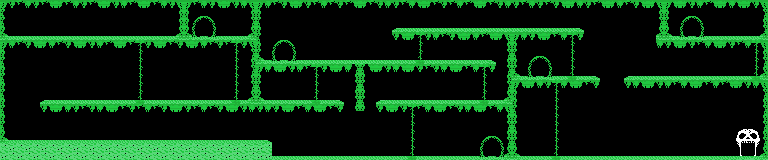

A 2D game scene composited from a Tiled map and its tileset images. What follows is a short description and the map's XML, with every tile layer's data as written:
An orthogonal 96x20 tile map with 8x8 px tiles, 1 tile layer (Capa de patrones 1).

<map version="1.5" tiledversion="1.5.0" orientation="orthogonal" renderorder="right-down" width="96" height="20" tilewidth="8" tileheight="8" infinite="0" nextlayerid="2" nextobjectid="1">
 <tileset firstgid="1" source="GreenBasic.tsx" />
 <layer id="1" name="Capa de patrones 1" width="96" height="20">
  <data encoding="csv">
12,54,53,49,54,53,47,48,53,49,54,53,47,48,54,49,53,47,48,53,49,54,13,12,53,49,54,47,48,54,49,13,12,49,53,54,47,48,54,53,49,53,54,53,47,48,53,54,49,54,53,49,47,48,53,54,53,49,53,47,48,53,54,49,54,53,49,54,53,54,47,48,49,54,53,47,48,49,53,54,47,48,13,12,47,48,54,49,53,47,48,49,47,48,54,13,
23,0,0,0,0,0,0,0,0,0,0,0,0,0,0,0,0,0,0,0,0,0,35,34,9,10,11,0,0,0,0,35,34,0,0,0,0,0,0,0,0,0,0,0,0,0,0,0,0,0,0,0,0,0,0,0,0,0,0,0,0,0,0,0,0,0,0,0,0,0,0,0,0,0,0,0,0,0,0,0,0,0,35,34,0,9,10,11,0,0,0,0,0,0,0,24,
23,0,0,0,0,0,0,0,0,0,0,0,0,0,0,0,0,0,0,0,0,0,35,34,20,21,22,0,0,0,0,24,23,0,0,0,0,0,0,0,0,0,0,0,0,0,0,0,0,0,0,0,0,0,0,0,0,0,0,0,0,0,0,0,0,0,0,0,0,0,0,0,0,0,0,0,0,0,0,0,0,0,24,23,0,20,21,22,0,0,0,0,0,0,0,35,
34,0,0,0,0,0,0,0,0,0,0,0,0,0,0,0,0,0,0,0,0,0,35,34,31,32,33,0,0,0,0,35,34,0,0,0,0,0,0,0,0,0,0,0,0,0,0,0,0,1,2,2,2,2,2,2,2,2,2,2,2,2,2,2,2,2,2,2,2,2,2,2,3,0,0,0,0,0,0,0,0,0,35,34,0,31,32,33,0,0,0,0,0,0,0,24,
45,2,2,2,2,2,2,2,2,2,2,2,2,2,2,2,2,2,2,2,2,2,46,45,42,43,44,2,2,2,2,46,23,0,9,10,11,0,0,0,0,0,0,0,0,0,0,0,0,54,47,48,14,54,49,53,54,47,48,49,53,47,48,13,12,49,54,47,48,53,49,14,54,0,0,0,0,0,0,0,0,0,46,45,2,42,43,44,2,2,2,2,2,2,2,46,
12,49,53,54,47,48,49,53,54,47,48,54,49,53,47,48,53,14,54,47,48,53,54,47,48,49,53,54,53,14,54,4,34,0,20,21,22,0,0,0,0,0,0,0,0,0,0,0,0,0,0,0,25,0,0,0,0,0,0,0,0,0,0,35,34,0,0,0,0,0,0,25,0,0,0,0,0,0,0,0,0,0,49,54,47,48,54,53,49,47,48,54,53,49,14,13,
34,0,0,0,0,0,0,0,0,0,0,0,0,0,0,0,0,25,0,0,0,0,0,0,0,0,0,0,0,25,0,24,23,0,31,32,33,0,0,0,0,0,0,0,0,0,0,0,0,0,0,0,25,0,0,0,0,0,0,0,0,0,0,24,23,0,9,10,11,0,0,25,0,0,0,0,0,0,0,0,0,0,0,0,0,0,0,0,0,0,0,0,0,0,25,35,
23,0,0,0,0,0,0,0,0,0,0,0,0,0,0,0,0,25,0,0,0,0,0,0,0,0,0,0,0,25,0,35,45,2,42,43,44,2,2,2,2,2,2,2,2,2,2,2,2,2,2,2,36,2,2,2,2,2,2,2,2,3,0,35,34,0,20,21,22,0,0,25,0,0,0,0,0,0,0,0,0,0,0,0,0,0,0,0,0,0,0,0,0,0,25,24,
34,0,0,0,0,0,0,0,0,0,0,0,0,0,0,0,0,25,0,0,0,0,0,0,0,0,0,0,0,25,0,24,12,49,47,48,54,49,53,14,54,47,48,49,26,27,47,48,54,49,47,48,54,53,54,49,47,48,53,49,14,54,0,24,23,0,31,32,33,0,0,25,0,0,0,0,0,0,0,0,0,0,0,0,0,0,0,0,0,0,0,0,0,0,25,35,
23,0,0,0,0,0,0,0,0,0,0,0,0,0,0,0,0,25,0,0,0,0,0,0,0,0,0,0,0,25,0,35,34,0,0,0,0,0,0,25,0,0,0,0,15,16,0,0,0,0,0,0,0,0,0,0,0,0,0,0,25,0,0,35,45,2,42,43,44,2,2,36,2,2,3,0,0,0,1,2,2,2,2,2,2,2,2,2,2,2,2,2,2,2,36,46,
34,0,0,0,0,0,0,0,0,0,0,0,0,0,0,0,0,25,0,0,0,0,0,0,0,0,0,0,0,25,0,24,23,0,0,0,0,0,0,25,0,0,0,0,26,27,0,0,0,0,0,0,0,0,0,0,0,0,0,0,25,0,0,24,12,47,48,49,54,14,49,47,48,53,54,0,0,0,54,49,47,48,54,49,53,49,47,48,53,49,53,47,48,54,49,13,
23,0,0,0,0,0,0,0,0,0,0,0,0,0,0,0,0,25,0,0,0,0,0,0,0,0,0,0,0,25,0,35,34,0,0,0,0,0,0,25,0,0,0,0,15,16,0,0,0,0,0,0,0,0,0,0,0,0,0,0,25,0,0,35,34,0,0,0,0,25,0,0,0,0,0,0,0,0,0,0,0,0,0,0,0,0,0,0,0,0,0,0,0,0,0,24,
34,0,0,0,0,1,2,2,2,2,2,2,2,2,2,2,2,36,2,2,2,2,2,2,2,2,2,2,2,36,2,46,45,2,2,2,2,2,2,36,2,2,3,0,26,27,0,1,2,2,2,2,2,2,2,2,2,2,2,2,36,2,2,46,34,0,0,0,0,25,0,0,0,0,0,0,0,0,0,0,0,0,0,0,0,0,0,0,0,0,0,0,0,0,0,35,
23,0,0,0,0,54,47,48,49,54,53,54,49,47,48,53,54,53,49,53,54,47,48,54,53,49,53,54,47,48,54,49,54,49,54,47,48,53,49,47,48,53,54,0,37,38,0,54,47,48,54,14,53,49,47,48,53,54,49,47,48,53,49,13,23,0,0,0,0,25,0,0,0,0,0,0,0,0,0,0,0,0,0,0,0,0,0,0,0,0,0,0,0,0,0,24,
34,0,0,0,0,0,0,0,0,0,0,0,0,0,0,0,0,0,0,0,0,0,0,0,0,0,0,0,0,0,0,0,0,0,0,0,0,0,0,0,0,0,0,0,0,0,0,0,0,0,0,25,0,0,0,0,0,0,0,0,0,0,0,35,34,0,0,0,0,25,0,0,0,0,0,0,0,0,0,0,0,0,0,0,0,0,0,0,0,0,0,0,0,0,0,35,
23,0,0,0,0,0,0,0,0,0,0,0,0,0,0,0,0,0,0,0,0,0,0,0,0,0,0,0,0,0,0,0,0,0,0,0,0,0,0,0,0,0,0,0,0,0,0,0,0,0,0,25,0,0,0,0,0,0,0,0,0,0,0,24,23,0,0,0,0,25,0,0,0,0,0,0,0,0,0,0,0,0,0,0,0,0,0,0,0,0,0,0,0,0,0,24,
34,0,0,0,0,0,0,0,0,0,0,0,0,0,0,0,0,0,0,0,0,0,0,0,0,0,0,0,0,0,0,0,0,0,0,0,0,0,0,0,0,0,0,0,0,0,0,0,0,0,0,25,0,0,0,0,0,0,0,0,9,10,11,35,34,0,0,0,0,25,0,0,0,0,0,0,0,0,0,0,0,0,0,0,0,0,0,0,0,0,0,0,6,7,8,35,
45,2,2,2,2,2,2,2,2,2,2,2,2,2,2,2,2,2,2,2,2,2,2,2,2,2,2,2,2,2,2,2,2,3,0,0,0,0,0,0,0,0,0,0,0,0,0,0,0,0,0,25,0,0,0,0,0,0,0,0,20,21,22,24,23,0,0,0,0,25,0,0,0,0,0,0,0,0,0,0,0,0,0,0,0,0,0,0,0,0,0,0,17,18,19,24,
51,50,51,50,51,50,51,50,51,50,51,50,51,50,51,50,51,50,51,50,51,50,51,50,51,50,51,50,51,50,51,50,50,51,0,0,0,0,0,0,0,0,0,0,0,0,0,0,0,0,0,25,0,0,0,0,0,0,0,0,31,32,33,35,34,0,0,0,0,25,0,0,0,0,0,0,0,0,0,0,0,0,0,0,0,0,0,0,0,0,0,0,28,29,30,35,
50,51,50,51,50,51,50,51,50,51,50,51,50,51,50,51,50,51,50,51,50,51,50,51,50,51,50,51,50,51,50,51,50,50,2,2,2,2,2,2,2,2,2,2,2,2,2,2,2,2,2,36,2,2,2,2,2,2,2,2,42,43,44,46,45,2,2,2,2,36,2,2,2,2,2,2,2,2,2,2,2,2,2,2,2,2,2,2,2,2,2,2,39,40,41,46
</data>
 </layer>
</map>
